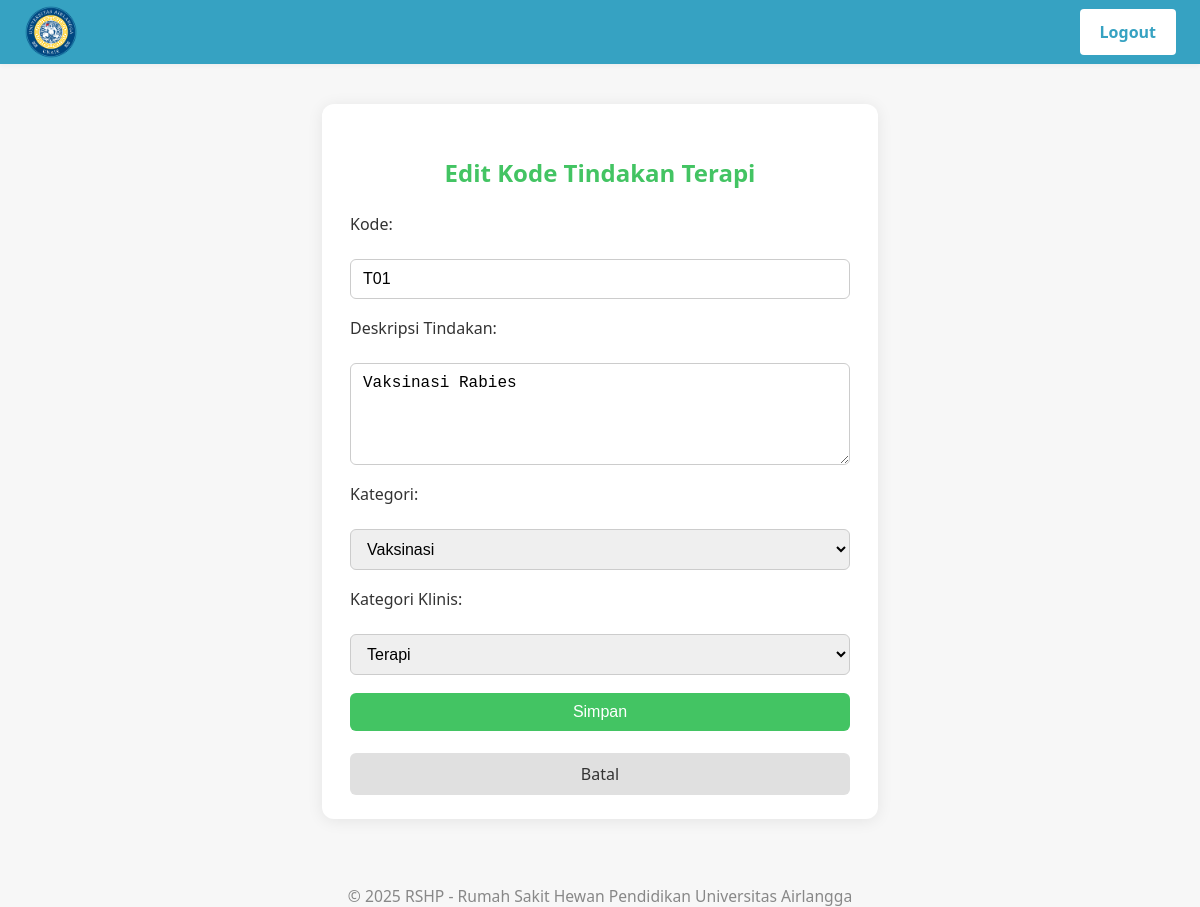
The page /roles/medis/kategori/EditKodeTindakanTerapiView.php?idkode_tindakan_terapi=1 on the database its author committed.
### tables this page shows
CREATE TABLE `kode_tindakan_terapi` (
  `idkode_tindakan_terapi` int NOT NULL,
  `kode` varchar(5) DEFAULT NULL,
  `deskripsi_tindakan_terapi` varchar(1000) DEFAULT NULL,
  `idkategori` int NOT NULL,
  `idkategori_klinis` int NOT NULL
);

CREATE TABLE `kategori` (
  `idkategori` int NOT NULL,
  `nama_kategori` varchar(100) DEFAULT NULL
);

CREATE TABLE `kategori_klinis` (
  `idkategori_klinis` int NOT NULL,
  `nama_kategori_klinis` varchar(50) DEFAULT NULL
);

### databases/koneksi.php (called while the page is built, shortened)
<?php
class Database {
	private $host;
	private $user;
	private $pass;
	private $db;
	private $conn;
	public function __construct(
		$host = 'localhost',
		$user = 'root',
		$pass = '',
		$db   = 'kuliah_wf_2025'
	) {
		$this->host = $host;
		$this->user = $user;
		$this->pass = $pass;
		$this->db   = $db;
	}
	private function connect() {
		$this->conn = new mysqli($this->host, $this->user, $this->pass, $this->db);
	}
	public function select($query, $params = [], $types = '') {
		$stmt = $this->conn->prepare($query);
		if ($params && $types) {
			$stmt->bind_param($types, ...$params);
		}
		$stmt->execute();
		$result = $stmt->get_result();
		$data = $result ? $result->fetch_all(MYSQLI_ASSOC) : [];
		return $data;
	}
	public function closeConnection() {
		if ($this->conn) {
			$this->conn = null;
		}
	}
}
?>

### models/KodeTindakanTerapi.php (called while the page is built, shortened)
<?php
require_once __DIR__ . '/../databases/koneksi.php';
class KodeTindakanTerapi {
	public static function getAll() {
		$db = new Database();
		$sql = "SELECT * FROM kode_tindakan_terapi";
		return $db->select($sql);
	}
	public static function getById($idkode_tindakan_terapi) {
		$db = new Database();
		$sql = "SELECT * FROM kode_tindakan_terapi WHERE idkode_tindakan_terapi = ?";
		$result = $db->select($sql, [$idkode_tindakan_terapi], 'i');
		return $result ? $result[0] : null;
	}
}

### controllers/KodeTindakanTerapiController.php (called while the page is built, shortened)
<?php
require_once __DIR__ . '/../models/KodeTindakanTerapi.php';
class KodeTindakanTerapiController
{
	public function __construct()
	{
		$this->tindakanList = KodeTindakanTerapi::getAll();
	}
	public function getKodeTindakanTerapiById($idkode_tindakan_terapi)
	{
		return KodeTindakanTerapi::getById($idkode_tindakan_terapi);
	}
}

### models/Kategori.php (called while the page is built, shortened)
<?php
require_once __DIR__ . '/../databases/koneksi.php';
class Kategori
{
	public static function getAll()
	{
		$db = new Database();
		$sql = "SELECT * FROM kategori";
		return $db->select($sql);
	}
}

### models/KategoriKlinis.php (called while the page is built, shortened)
<?php
require_once __DIR__ . '/../databases/koneksi.php';
class KategoriKlinis {
    public static function getAll() {
        $db = new Database();
        $sql = "SELECT * FROM kategori_klinis";
        return $db->select($sql);
    }
}

### roles/medis/kategori/EditKodeTindakanTerapiView.php (the view, shortened to what this page needs)
<?php
require_once __DIR__ . '/../../../controllers/KodeTindakanTerapiController.php';
require_once __DIR__ . '/../../../models/Kategori.php';
require_once __DIR__ . '/../../../models/KategoriKlinis.php';
$controller = new KodeTindakanTerapiController();
$idkode_tindakan_terapi = $_GET['idkode_tindakan_terapi'] ?? '';
$tindakan = $controller->getKodeTindakanTerapiById($idkode_tindakan_terapi);
$kategoriList = Kategori::getAll();
$klinisList = KategoriKlinis::getAll();
?>
<!DOCTYPE html>
<html lang="id">
<head>
    <link rel="stylesheet" href="../../../assets/css/tambah_kode_tindakan.css?v=<?php echo time(); ?>">
</head>
<body>
    <?php include('../../../views/partials/menu.php'); ?>
    <div class="edit-tindakan-container">
        <h2>Edit Kode Tindakan Terapi</h2>
        <?php if ($tindakan): ?>
        <form method="POST">
            <label for="kode">Kode:</label>
            <input type="text" id="kode" name="kode" value="<?php echo htmlspecialchars($tindakan['kode']); ?>" required>
            <label for="deskripsi_tindakan_terapi">Deskripsi Tindakan:</label>
            <textarea id="deskripsi_tindakan_terapi" name="deskripsi_tindakan_terapi" required><?php echo htmlspecialchars($tindakan['deskripsi_tindakan_terapi']); ?></textarea>
            <label for="idkategori">Kategori:</label>
            <select id="idkategori" name="idkategori" required>
                <?php foreach ($kategoriList as $kat): ?>
                    <option value="<?php echo $kat['idkategori']; ?>" <?php if ($tindakan['idkategori'] == $kat['idkategori']) echo 'selected'; ?>><?php echo htmlspecialchars($kat['nama_kategori']); ?></option>
                <?php endforeach; ?>
            </select>
            <label for="idkategori_klinis">Kategori Klinis:</label>
            <select id="idkategori_klinis" name="idkategori_klinis" required>
                <?php foreach ($klinisList as $klinis): ?>
                    <option value="<?php echo $klinis['idkategori_klinis']; ?>" <?php if ($tindakan['idkategori_klinis'] == $klinis['idkategori_klinis']) echo 'selected'; ?>><?php echo htmlspecialchars($klinis['nama_kategori_klinis']); ?></option>
                <?php endforeach; ?>
            </select>
            <button type="submit" class="simpan-btn">Simpan</button>
            <a href="KodeTindakanTerapiView.php" class="batal-btn">Batal</a>
        </form>
        <?php endif; ?>
    </div>
    <?php include('../../../views/partials/footer.php'); ?>
</body>
</html>

### assets/css/tambah_kode_tindakan.css (style rules this page uses)
body { font-family: 'Segoe UI', Arial, sans-serif; background: #f7f7f7; margin: 0; padding: 0; }
.tambah-tindakan-container, .edit-tindakan-container, .delete-tindakan-container { background: #fff; max-width: 500px; margin: 40px auto; padding: 32px 28px 24px 28px; border-radius: 12px; box-shadow: 0 2px 16px rgba(0,0,0,0.08); }
.tambah-tindakan-container h2, .edit-tindakan-container h2, .delete-tindakan-container h2 { text-align: center; color: #43c463; margin-bottom: 24px; font-size: 1.5rem; font-weight: 600; }
form { display: flex; flex-direction: column; gap: 18px; }
label { font-size: 1rem; color: #333; margin-bottom: 6px; }
input[type="text"], textarea, select { padding: 10px 12px; border: 1px solid #ccc; border-radius: 6px; font-size: 1rem; transition: border-color 0.2s; }
textarea { min-height: 80px; resize: vertical; }
.simpan-btn { background: #43c463; color: #fff; border: none; border-radius: 6px; padding: 10px 0; font-size: 1rem; font-weight: 500; cursor: pointer; transition: background 0.2s; margin-bottom: 4px; }
.batal-btn { background: #e0e0e0; color: #333; border: none; border-radius: 6px; padding: 10px 0; font-size: 1rem; font-weight: 500; text-align: center; text-decoration: none; cursor: pointer; transition: background 0.2s; }

### rows shown on the page
kode_tindakan_terapi: kode "T01", deskripsi_tindakan_terapi "Vaksinasi Rabies", idkategori "Vaksinasi", idkategori_klinis "Terapi"
